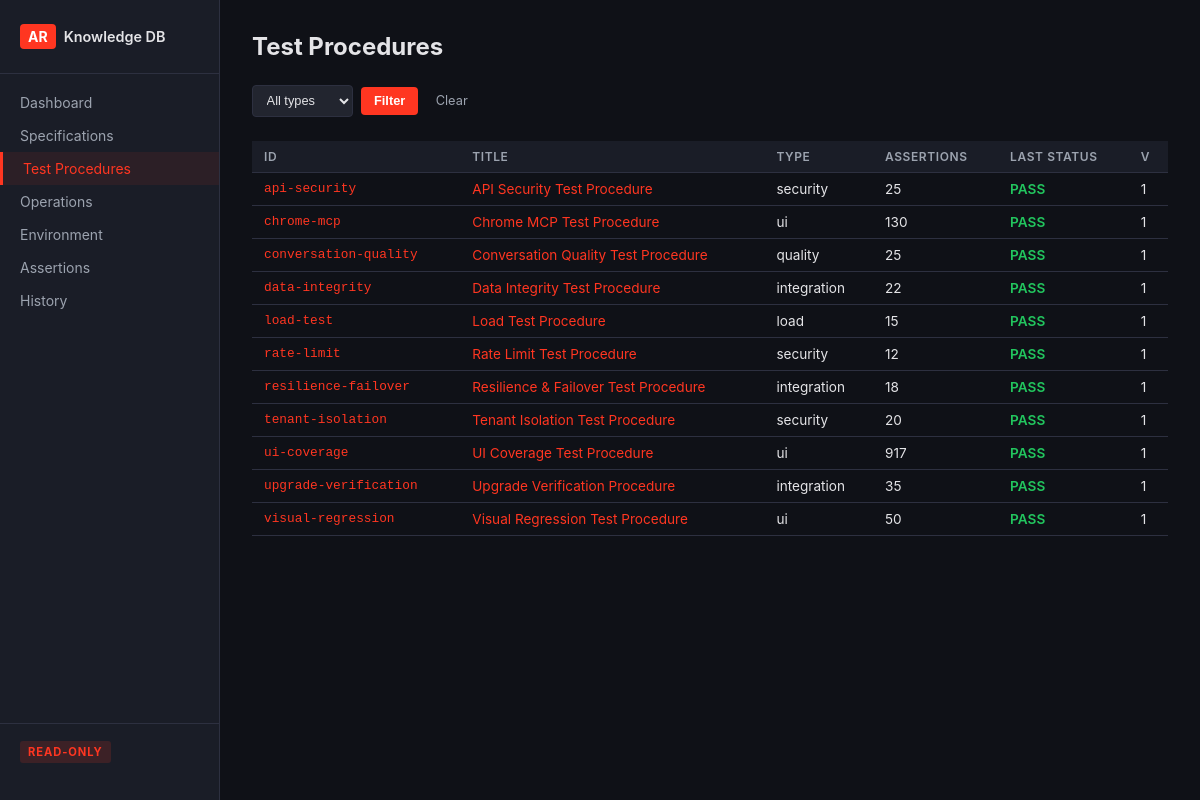
/tests, run on the app's committed database.
### tables this page shows
CREATE TABLE test_procedures (
    rowid INTEGER PRIMARY KEY AUTOINCREMENT,
    id TEXT NOT NULL,
    version INTEGER NOT NULL,
    title TEXT NOT NULL,
    type TEXT,
    content TEXT,
    assertion_count INTEGER,
    last_execution_status TEXT,
    last_executed_at TEXT,
    changed_by TEXT NOT NULL,
    changed_at TEXT NOT NULL,
    change_reason TEXT NOT NULL,
    UNIQUE(id, version)
);

### app.py (the view)
@app.get("/tests", response_class=HTMLResponse)
async def tests_list(request: Request, type: str = Query(None)):
    procedures = db.list_test_procedures(type=type)
    all_procs = db.list_test_procedures()
    types = sorted(set(p["type"] for p in all_procs if p["type"]))
    return templates.TemplateResponse("tests.html", {
        "request": request,
        "procedures": procedures,
        "types": types,
        "filters": {"type": type},
    })

### templates/tests.html (shortened to what this page needs)
{% extends "base.html" %}
{% block content %}
<h1>Test Procedures</h1>
<form class="filter-bar" method="get" action="/tests">
    <select name="type">
        <option value="">All types</option>
    </select>
    <button type="submit">Filter</button>
    <a href="/tests" class="btn-clear">Clear</a>
</form>
<table>
    <thead>
        <tr>
            <th>ID</th>
            <th>Title</th>
            <th>Type</th>
            <th>Assertions</th>
            <th>Last Status</th>
            <th>v</th>
        </tr>
    </thead>
    <tbody>
        {% for proc in procedures %}
        <tr>
            <td class="mono"><a href="/tests/{{ proc.id }}">{{ proc.id }}</a></td>
            <td><a href="/tests/{{ proc.id }}">{{ proc.title }}</a></td>
            <td>{{ proc.type or '' }}</td>
            <td>{{ proc.assertion_count or 0 }}</td>
            <td>
                {% if proc.last_execution_status %}
                <span class="{{ 'pass' if proc.last_execution_status == 'PASS' else 'fail' }}">
                    {{ proc.last_execution_status }}
                </span>
                {% else %}—{% endif %}
            </td>
            <td>{{ proc.version }}</td>
        </tr>
        {% endfor %}
    </tbody>
</table>
{% endblock %}

### templates/base.html (shortened to what this page needs)
<!DOCTYPE html>
<html lang="en">
<head>
    <link rel="stylesheet" href="/static/style.css">
</head>
<body>
    <nav class="sidebar">
        <div class="brand">
            <span class="brand-mark">AR</span>
            <span class="brand-text">Knowledge DB</span>
        </div>
        <a href="/" class="nav-link {% if request.url.path == '/' %}active{% endif %}">Dashboard</a>
        <a href="/specs" class="nav-link {% if '/specs' in request.url.path %}active{% endif %}">Specifications</a>
        <a href="/tests" class="nav-link {% if '/tests' in request.url.path %}active{% endif %}">Test Procedures</a>
        <a href="/ops" class="nav-link {% if '/ops' in request.url.path %}active{% endif %}">Operations</a>
        <a href="/env" class="nav-link {% if '/env' in request.url.path %}active{% endif %}">Environment</a>
        <a href="/assertions" class="nav-link {% if '/assertions' in request.url.path %}active{% endif %}">Assertions</a>
        <a href="/history" class="nav-link {% if '/history' in request.url.path %}active{% endif %}">History</a>
        <div class="nav-footer">
            <span class="read-only-badge">READ-ONLY</span>
        </div>
    </nav>
    <main class="content">
        {% block content %}{% endblock %}
    </main>
</body>
</html>

### static/style.css (style rules this page uses)
:root { --brand: #ff3621; --brand-dark: #cc2b1a; --bg: #0f1117; --bg-card: #1a1d27; --bg-surface: #22252f; --text: #e4e4e7; --text-muted: #9ca3af; --border: #2d3040; --pass: #22c55e; --fail: #ef4444; --verified: #22c55e; --implemented: #3b82f6; --specified: #f59e0b; --retired: #6b7280; --mono: 'Consolas', 'SF Mono', 'Monaco', monospace; }
* { box-sizing: border-box; margin: 0; padding: 0; }
body { font-family: -apple-system, BlinkMacSystemFont, 'Segoe UI', sans-serif; background: var(--bg); color: var(--text); display: flex; min-height: 100vh; }
.sidebar { width: 220px; background: var(--bg-card); border-right: 1px solid var(--border); padding: 1.5rem 0; display: flex; flex-direction: column; position: fixed; top: 0; left: 0; height: 100vh; overflow-y: auto; }
.brand { padding: 0 1.25rem 1.5rem; display: flex; align-items: center; gap: 0.5rem; border-bottom: 1px solid var(--border); margin-bottom: 0.75rem; }
.brand-mark { background: var(--brand); color: white; font-weight: 700; font-size: 0.875rem; padding: 0.25rem 0.5rem; border-radius: 4px; }
.brand-text { font-weight: 600; font-size: 0.9rem; }
.nav-link { display: block; padding: 0.5rem 1.25rem; color: var(--text-muted); text-decoration: none; font-size: 0.875rem; transition: background 0.15s, color 0.15s; }
.nav-link.active { color: var(--brand); background: rgba(255, 54, 33, 0.08); border-left: 3px solid var(--brand); }
.nav-footer { margin-top: auto; padding: 1rem 1.25rem; border-top: 1px solid var(--border); }
.read-only-badge { background: rgba(255, 54, 33, 0.15); color: var(--brand); font-size: 0.7rem; font-weight: 700; letter-spacing: 0.08em; padding: 0.25rem 0.5rem; border-radius: 3px; }
.content { margin-left: 220px; padding: 2rem; flex: 1; max-width: 1200px; }
h1 { font-size: 1.5rem; margin-bottom: 1.5rem; }
table { width: 100%; border-collapse: collapse; font-size: 0.85rem; }
th, td { padding: 0.5rem 0.75rem; text-align: left; border-bottom: 1px solid var(--border); }
th { color: var(--text-muted); font-weight: 600; font-size: 0.75rem; text-transform: uppercase; letter-spacing: 0.05em; background: var(--bg-card); position: sticky; top: 0; }
a { color: var(--brand); text-decoration: none; }
.pass { color: var(--pass); font-weight: 600; }
.mono { font-family: var(--mono); font-size: 0.8rem; }
.filter-bar { display: flex; gap: 0.5rem; margin-bottom: 1.5rem; flex-wrap: wrap; align-items: center; }
.filter-bar select, .filter-bar input { background: var(--bg-surface); border: 1px solid var(--border); color: var(--text); padding: 0.4rem 0.6rem; border-radius: 4px; font-size: 0.8rem; }
.filter-bar button { background: var(--brand); color: white; border: none; padding: 0.4rem 0.8rem; border-radius: 4px; cursor: pointer; font-size: 0.8rem; font-weight: 600; }
.btn-clear { font-size: 0.8rem; color: var(--text-muted); padding: 0.4rem 0.6rem; }

### data on the page
test_procedures: id "api-security", title "API Security Test Procedure", type "security", assertion_count "25", last_execution_status "PASS", version "1"
test_procedures: id "chrome-mcp", title "Chrome MCP Test Procedure", type "ui", assertion_count "130", last_execution_status "PASS", version "1"
test_procedures: id "conversation-quality", title "Conversation Quality Test Procedure", type "quality", assertion_count "25", last_execution_status "PASS", version "1"
test_procedures: id "data-integrity", title "Data Integrity Test Procedure", type "integration", assertion_count "22", last_execution_status "PASS", version "1"
test_procedures: id "load-test", title "Load Test Procedure", type "load", assertion_count "15", last_execution_status "PASS", version "1"
test_procedures: id "rate-limit", title "Rate Limit Test Procedure", type "security", assertion_count "12", last_execution_status "PASS", version "1"
test_procedures: id "resilience-failover", title "Resilience & Failover Test Procedure", type "integration", assertion_count "18", last_execution_status "PASS", version "1"
test_procedures: id "tenant-isolation", title "Tenant Isolation Test Procedure", type "security", assertion_count "20", last_execution_status "PASS", version "1"
test_procedures: id "ui-coverage", title "UI Coverage Test Procedure", type "ui", assertion_count "917", last_execution_status "PASS", version "1"
test_procedures: id "upgrade-verification", title "Upgrade Verification Procedure", type "integration", assertion_count "35", last_execution_status "PASS", version "1"
test_procedures: id "visual-regression", title "Visual Regression Test Procedure", type "ui", assertion_count "50", last_execution_status "PASS", version "1"
